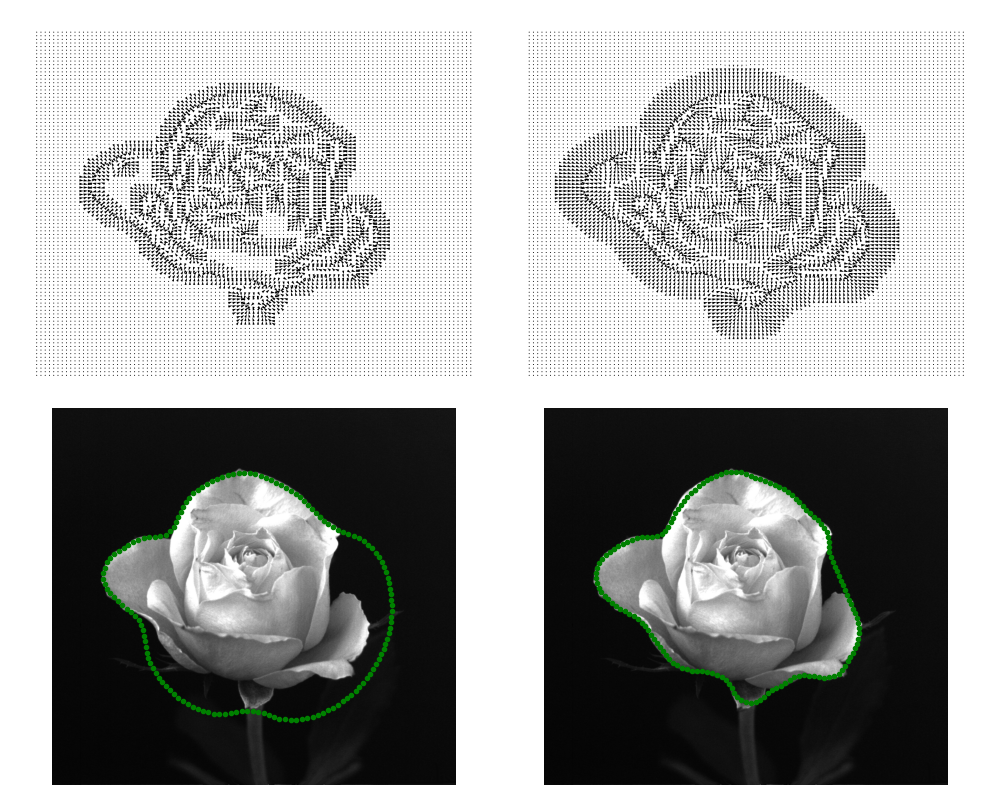

Generate this figure with Python:
import os
import sys
import numpy as np
import matplotlib.pyplot as plt
from skimage.io import imread
from scipy.io import loadmat, savemat
from libDIPUM.snake_manual_input import snake_manual_input
from libDIP.snakeMap4e import snakeMap4e
from libDIP.snakeForce4e import snakeForce4e
from libDIP.snakeIterate4e import snakeIterate4e
from libDIP.snakeReparam4e import snakeReparam4e
from libDIPUM.snake_display import snake_display
from libDIP.intScaling4e import intScaling4e
from libDIPUM.data_path import dip_data

# Parameters
T = 0.005
Sig = 11
NSig = 5
r = 10
NIter = 100

# Data
img_path = dip_data('rose957by1024.tif')
f = imread(img_path)

if os.path.exists('Figure118.mat'):
    mat = loadmat('Figure118.mat')
    xi = mat['xi'].squeeze()
    yi = mat['yi'].squeeze()
else:
    xi, yi = snake_manual_input(f, 150, 'ro')
    savemat('Figure118.mat', {'xi': xi, 'yi': yi})

# Edge map
emap = snakeMap4e(f, T, Sig, NSig, 'both')

# Scale to [0,1]
emap = intScaling4e(emap)

# Snake force (gradient)
FTxa, FTya = snakeForce4e(emap, 'gradient')

# Normalize
maga = np.sqrt(FTxa ** 2 + FTya ** 2)
FTxa = FTxa / (maga + 1e-10)
FTya = FTya / (maga + 1e-10)

# Snake force (GVF)
FTxb, FTyb = snakeForce4e(emap, 'gvf', 0.2, 160)

# Normalize
magb = np.sqrt(FTxb ** 2 + FTyb ** 2)
FTxb = FTxb / (magb + 1e-10)
FTyb = FTyb / (magb + 1e-10)

xa = xi.copy()
ya = yi.copy()
xb = xi.copy()
yb = yi.copy()

# Iterate
for _ in range(150):
    xa, ya = snakeIterate4e(1, 0.5, 5, xa, ya, 1, FTxa, FTya)
    xa, ya = snakeReparam4e(xa, ya)

    xb, yb = snakeIterate4e(1, 0.5, 5, xb, yb, 1, FTxb, FTyb)
    xb, yb = snakeReparam4e(xb, yb)

xa, ya = snakeReparam4e(xa, ya)
xb, yb = snakeReparam4e(xb, yb)

# Display
fig, axes = plt.subplots(2, 2, figsize=(10, 8))

axes[0, 0].quiver(
    np.flipud(FTya[::r, ::r]),
    np.flipud(-FTxa[::r, ::r]),
    angles='xy',
    scale_units='xy',
    scale=1
)
axes[0, 0].axis('off')

axes[1, 0].imshow(f, cmap='gray')
axes[1, 0].axis('off')
plt.sca(axes[1, 0])
snake_display(xa, ya, 'g.')

axes[0, 1].quiver(
    np.flipud(FTyb[::r, ::r]),
    np.flipud(-FTxb[::r, ::r]),
    angles='xy',
    scale_units='xy',
    scale=1
)
axes[0, 1].axis('off')

axes[1, 1].imshow(f, cmap='gray')
axes[1, 1].axis('off')
plt.sca(axes[1, 1])
snake_display(xb, yb, 'g.')

plt.tight_layout()
plt.savefig('Figure1112.png')
plt.show()
